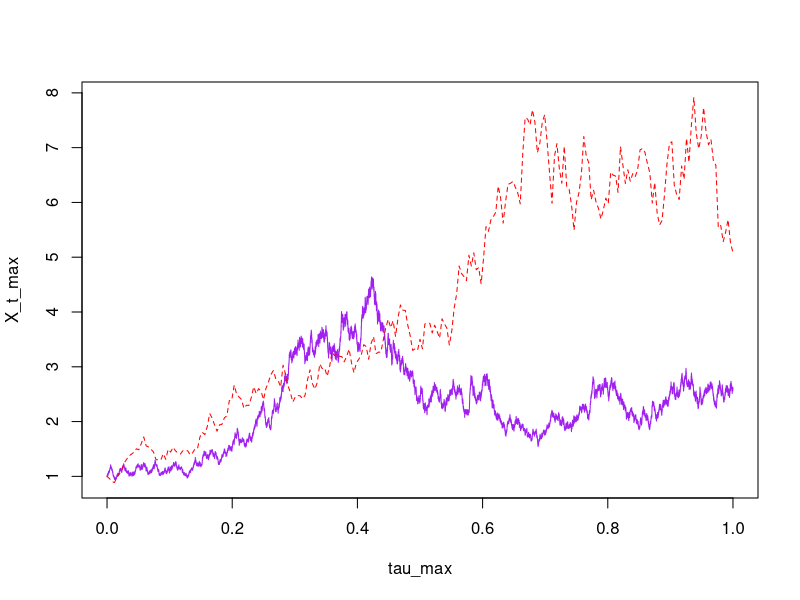
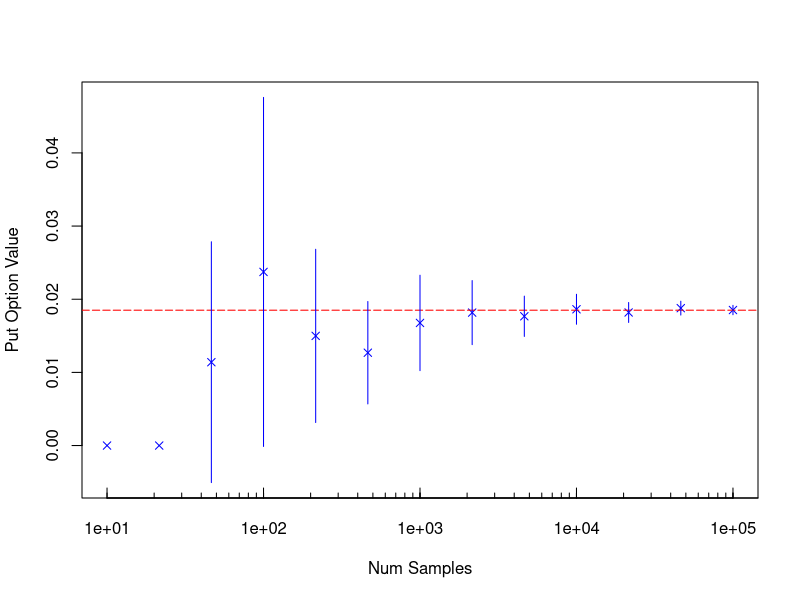
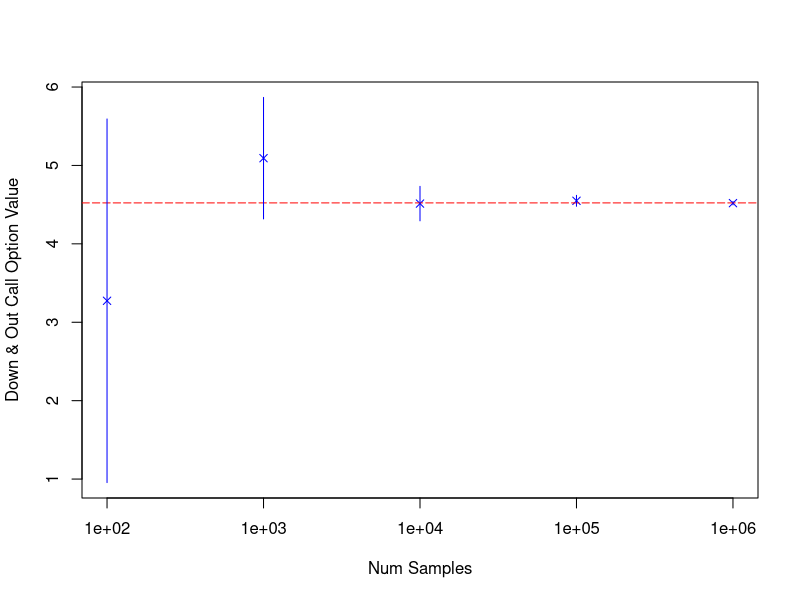

The R source for these figures, in order:
set.seed(1238)
setwd('~/Drive/concordia/2015-2016/1_fall2015/macf402/notes/12_oct27/')

####
#### PRICING A VANILLA PUT
####
powmin <- 1; powmax <- 5
N <- 10^seq(powmin, powmax, 1/3)
pctl <- 0.95

dat <- data.frame(matrix(nrow = length(N), ncol = 3))
rownames(dat) <- N
colnames(dat) <- c('mean','CI_lo','CI_hi')

S_0 <- 10
K <- 9
sigma <- 0.1
r <- 0.06
T_end <- 1

Z_alpha <- qnorm(1 - (1 - pctl)/2)
df <- exp(-r * T_end)

for (i in 1:length(N)) {
  W_T <- sqrt(T_end) * rnorm(N[i])
  S_T <- S_0 * exp((r - 1/2 * sigma^2) * T_end + sigma * W_T)
  d_payoff <- df * pmax(K - S_T, 0)
  dat$mean[i] <- mean(d_payoff)
  dat$CI_hi[i] <- dat$mean[i] + Z_alpha * sd(d_payoff)/sqrt(N[i])
  dat$CI_lo[i] <- dat$mean[i] - Z_alpha * sd(d_payoff)/sqrt(N[i])
}
wt_avg <- sum(dat$mean * N)/sum(N)

pdf(file = './plots/putapprox.pdf', height = 5, width = 6.5) 
plot(x = N, dat$mean, pch = 4, col = 'blue',
     ylim = c(min(dat),max(dat)),
     xaxt = "n", xlab = "Num Samples", ylab = 'Put Option Value',
     log = 'x')
ticksat <- as.vector(sapply(seq(powmin, powmax), function(p) (1:10)*10^p))
axis(1, 10^seq(powmin, powmax), tcl = 0.5, lwd.ticks = 1)
axis(1, ticksat, labels = NA, tcl = 0.25, lwd.ticks = 1)
abline(h = wt_avg, col = 'red', lty = 'longdash')

for (i in 1:length(N)) {
  lines(x = c(N[i], N[i]), y = c(dat$CI_lo[i], dat$CI_hi[i]), col = 'blue')
}
dev.off()

####
#### PRICING A DOWN & OUT CALL
####
N <- 10^seq(2,6)

S_0 <- 100
K <- 110
b <- 95
r <- 0.05
sigma <- 0.2
T_end <- 1
s <- 52 # presumably number of steps for GBM path
pctl <- 0.95

dt <- 1/s
Z_alpha <- qnorm(1 - (1 - pctl)/2)

dat <- data.frame(matrix(nrow = length(N), ncol = 3))
colnames(dat) <- c('mean', 'CI_lo', 'CI_hi')
rownames(dat) <- N

for (i in 1:length(N)) {
  sim <- replicate(N[i], {
    Z <- rnorm(s)
    B <- sqrt(dt) * Z
    S <- S_0 * c(1,cumprod(exp(( r - 1/2 * sigma^2) * dt + sigma * B)))
    if (min(S) < b) {
      return (0)
    } else {
      return (max(S[s + 1] - K, 0))
    }
  })

  dat$mean[i] <- mean(sim)
  dat$CI_hi[i] <- dat$mean[i] + Z_alpha * sd(sim)/sqrt(N[i])
  dat$CI_lo[i] <- dat$mean[i] - Z_alpha * sd(sim)/sqrt(N[i])
} 
wt_avg <- sum(dat$mean * N)/sum(N)

pdf(file = './plots/d_o_callapprox.pdf', height = 5, width = 6.5) 
plot(x = N, dat$mean, pch = 4, col = 'blue',
     ylim = c(min(dat),max(dat)),
     xlab = "Num Samples", ylab = 'Down & Out Call Option Value',
     log = 'x')
abline(h = wt_avg, col = 'red', lty = 'longdash')

for (i in 1:length(N)) {
  lines(x = c(N[i], N[i]), y = c(dat$CI_lo[i], dat$CI_hi[i]), col = 'blue')
}
dev.off()

####
#### Showing discretization error
####
lambda <- 2
mu <- 1
X_0 <- 1
T_end <- 1
delta_t_max <- 2^-16
delta_t <- c(4*2^-8, 2*2^-8, 2^-8)

N_max <- T_end/delta_t_max
tau_max <- seq(0,1,delta_t_max)

Z_max <- rnorm(N_max)
W_max <- sqrt(delta_t_max) * Z_max
X_t_max <- X_0 * c(1, cumprod(exp( (lambda - 1/2 * mu^2) * delta_t_max + mu * W_max)))

i <- 3

x_sample <- c(1,seq(0,N_max,delta_t[i]/delta_t_max)[-1])
tau <- x_sample/max(x_sample)

Z <- Z_max[x_sample][-1]
W <- sqrt(delta_t[i]) * Z
X_t <- X_0 * c(1,cumprod(exp( (lambda - 1/2 * mu^2) * delta_t[i] + mu * W)))

plot(x = tau_max, y = X_t_max, type = 'l', col = 'purple',
     ylim = c(min(X_t,X_t_max), max(X_t, X_t_max)))
lines(x = tau , y = X_t, col = 'red', type = 'l', lty = 'dashed')

X_t
  
  
  
  
  
  
